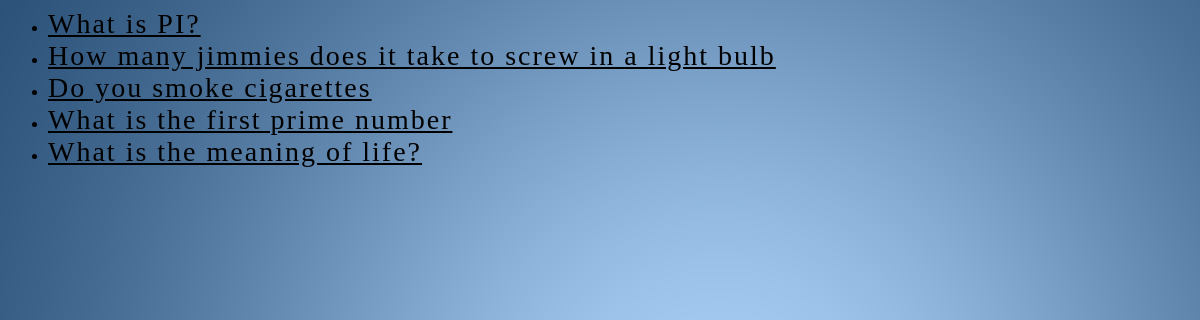
Screenshot of /polls/ with the database file from the repository.
### polls/models.py (models this page shows, shortened)
class Question(models.Model):
    question_text = models.CharField(max_length=200)
    pub_date = models.DateTimeField('date published')

### polls/views.py (the view)
class IndexView(generic.ListView):
    template_name = 'polls/index.html'
    context_object_name = 'latest_question_list'
    def get_queryset(self):
        return Question.objects.filter(
            pub_date__lte=timezone.now()
        ).order_by('-pub_date')[:5]

### polls/templates/polls/index.html
<body class="index">
{% load staticfiles %}
<link rel="stylesheet" type="text/css" href="{% static 'polls/style.css' %}" />
{% if latest_question_list %}
    <ul>
    {% for question in latest_question_list %}
      <li><a href="{% url 'polls:detail' question.id %}">{{ question.question_text }}</a></li>
    {% endfor %}
    </ul>
{% else %}
    <p>No polls are available.</p>
{% endif %}
</body>

### polls/static/polls/style.css (style rules this page uses)
li a { letter-spacing: 2px; font-size: 28px; color: #000000; list-style-type: upper-roman; text-indent: 60px; }
.index { background: white url("images/smooth.png"); background-position: left top; }

### rows the page displays
Question: question_text "What is PI?"
Question: question_text "How many jimmies does it take to screw in a light bulb"
Question: question_text "Do you smoke cigarettes"
Question: question_text "What is the first prime number"
Question: question_text "What is the meaning of life?"
